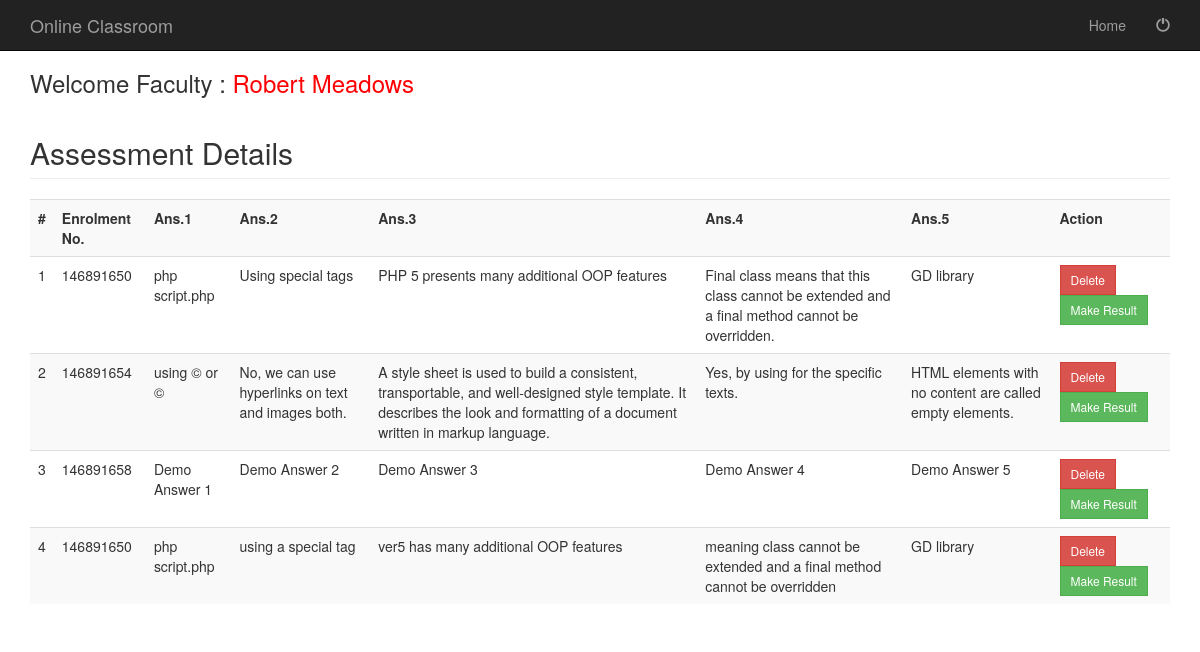
The page /examDetails.php (signed in) on the database its author committed.
### tables this page shows
CREATE TABLE `examans` (
  `EAnsID` int(50) NOT NULL,
  `ExamID` int(10) NOT NULL,
  `Senrl` varchar(50) NOT NULL,
  `Sname` varchar(50) NOT NULL,
  `Ans1` mediumtext NOT NULL,
  `Ans2` mediumtext NOT NULL,
  `Ans3` mediumtext NOT NULL,
  `Ans4` mediumtext NOT NULL,
  `Ans5` mediumtext NOT NULL
);

### examDetails.php (the view, shortened to what this page needs)
<?php
$fname = $_SESSION[ "fname" ];
?>
<?php include('fhead.php');  ?>
<div class="container">
	<div class="row">
		<div class="col-md-12">
			<h3> Welcome Faculty : <a href="welcomefaculty.php" ><span style="color:#FF0004"> <?php echo $fname; ?></span></a> </h3>
			<?php
				include('database.php');
				$sql="SELECT * FROM examans";
				$rs=mysqli_query($connect,$sql);
				echo "<h2 class='page-header'>Assessment Details</h2>";
				echo "<table class='table table-striped table-hover' style='width:100%'>
				<tr>
					<th>#</th>
					<th>Enrolment No.</th>
					<th>Ans.1</th>
					<th>Ans.2</th>
					<th>Ans.3</th>
					<th>Ans.4</th>
					<th>Ans.5</th>
					<th>Action</th>
				</tr>";
				$count = 1;
				while($row=mysqli_fetch_array($rs))
				{
				?>
			<tr>
				<td>
					<?php echo $count;?>
				</td>
				<td>
					<?php echo $row['Senrl'];?>
				</td>
				<td>
					<?php echo $row['Ans1'];?>
				</td>
				<td>
					<?php echo $row['Ans2'];?>
				</td>
				<td>
					<?php echo $row['Ans3'];?>
				</td>
				<td>
					<?php echo $row['Ans4'];?>
				</td>
				<td>
					<?php echo $row['Ans5'];?>
				</td>
				<td><a href="examDetails.php?deleteid=<?php echo $row['ExamID']; ?>"> <input type="button" Value="Delete"  class="btn btn-danger btn-sm" style="border-radius:0%"  data-toggle="modal" data-target="#myModal"></a>
				<a href="makeresult.php?makeid=<?php echo $row['ExamID']; ?>"> <input type="button" Value="Make Result"  class="btn btn-success btn-sm" style="border-radius:0%"  data-toggle="modal" data-target="#myModal"></a>
				</td>
			</tr>
			<?php
			$count++;}
			?>
			</table>
		</div>
	</div>
	<?php include('allfoot.php');  ?>

### css/modern-business.css (style rules this page uses)
html, body { height: 100%; }
body { padding-top: 50px; }

### rows shown on the page
examans: Senrl "146891650", Ans1 "php script.php", Ans2 "Using special tags", Ans3 "PHP 5 presents many additional OOP features", Ans4 "Final class means that this class cannot be extended and a final method cannot be overridden.", Ans5 "GD library"
examans: Senrl "146891654", Ans1 "using © or ©", Ans2 "No, we can use hyperlinks on text and images both.", Ans3 "A style sheet is used to build a consistent, transportable, and well-designed style template. It describes the look and formatting of a document written in markup language.", Ans4 "Yes, by using for the specific texts.", Ans5 "HTML elements with no content are called empty elements."
examans: Senrl "146891658", Ans1 "Demo Answer 1", Ans2 "Demo Answer 2", Ans3 "Demo Answer 3", Ans4 "Demo Answer 4", Ans5 "Demo Answer 5"
examans: Senrl "146891650", Ans1 "php script.php", Ans2 "using a special tag", Ans3 "ver5 has many additional OOP features", Ans4 "meaning class cannot be extended and a final method cannot be overridden", Ans5 "GD library"

### other values the page prints
$fname "Robert Meadows"
